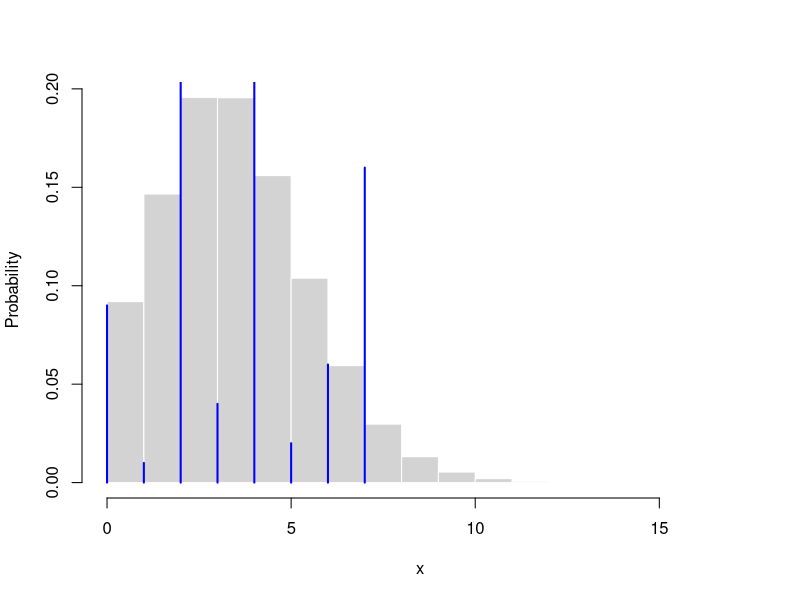

Write the R code that produced this figure.
N <- 100 # number of observations?
a <- 6 # alpha
# X_i ~ G = Normal(0,1)

#rG <- function(num) rgamma(num,3,3)
#rG <- function(num) rbeta(num,2,3)
#rG <- function(num) rnorm(num,0,1)
rG <- function(num) rpois(num,4)


x <- rep(0,N)
x[1] <- rG(1)

for (i in 2:N) {
  nx <- table(x[1:(i-1)])
  x[i] <- as.numeric(sample(c(rG(1),names(nx)),1,prob=c(a/(a+N-1),nx/(a+N-1))))
  cat("\r Progress: ",i,"/",N)
}

# Plot Results
hist(rG(1e6),freq=F,add=F,col="lightgrey",border="white",xlab="x",
     ylab="Probability",main="")#, xlim=c(-4,4),ylim=c(0,.4))
lines(table(x) / sum(table(x)) ,col="blue")
